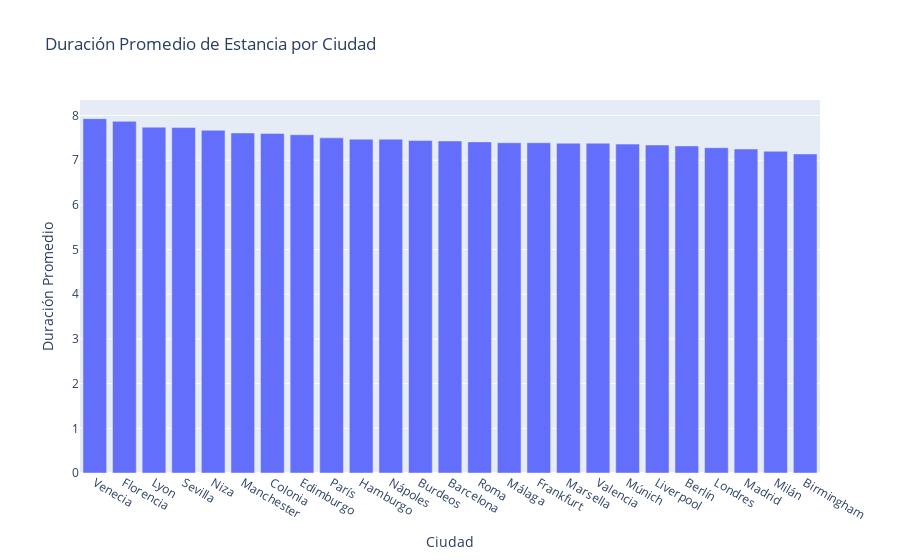

The code cell stored with this chart in its notebook:
### Markdown cell above
## Duración promedio de estancia por destino
Gráfico de barras interactivo que muestra la duración promedio de la estancia para cada ciudad.

### Code cell
from plotly.offline import iplot
import plotly.express as px

# Obtener datos de duración promedio por ciudad
stay_repo = GetAverageStayByCityCSV(csv_path=dataset_path, output_dir=output_dir)
stay_use_case = GetAverageStayByCityUseCase(stay_repo)
average_stays = stay_use_case.execute()

import pandas as pd
df_stays = pd.DataFrame(list(average_stays.items()), columns=['Ciudad', 'Duración Promedio'])
fig = px.bar(df_stays.sort_values('Duración Promedio', ascending=False), x='Ciudad', y='Duración Promedio', title='Duración Promedio de Estancia por Ciudad')
iplot(fig)

### Figure 1 — Plotly figure (JSON) as saved in the notebook; plotly's stock layout.template omitted (floating-point values rounded to 4 significant figures)
{"data": [{"hovertemplate": "Ciudad=%{x}<br>Duración Promedio=%{y}<extra></extra>", "legendgroup": "", "marker": {"color": "#636efa", "pattern": {"shape": ""}}, "name": "", "orientation": "v", "showlegend": false, "textposition": "auto", "type": "bar", "x": ["Venecia", "Florencia", "Lyon", "Sevilla", "Niza", "Manchester", "Colonia", "Edimburgo", "París", "Hamburgo", "Nápoles", "Burdeos", "Barcelona", "Roma", "Málaga", "Frankfurt", "Marsella", "Valencia", "Múnich", "Liverpool", "Berlín", "Londres", "Madrid", "Milán", "Birmingham"], "xaxis": "x", "y": [7.93, 7.87, 7.74, 7.73, 7.67, 7.61, 7.6, 7.57, 7.5, 7.47, 7.47, 7.44, 7.43, 7.41, 7.39, 7.39, 7.38, 7.38, 7.36, 7.34, 7.32, 7.28, 7.25, 7.2, 7.14], "yaxis": "y"}], "layout": {"barmode": "relative", "legend": {"tracegroupgap": 0}, "title": {"text": "Duración Promedio de Estancia por Ciudad"}, "xaxis": {"anchor": "y", "domain": [0, 1], "title": {"text": "Ciudad"}}, "yaxis": {"anchor": "x", "domain": [0, 1], "title": {"text": "Duración Promedio"}}}}
